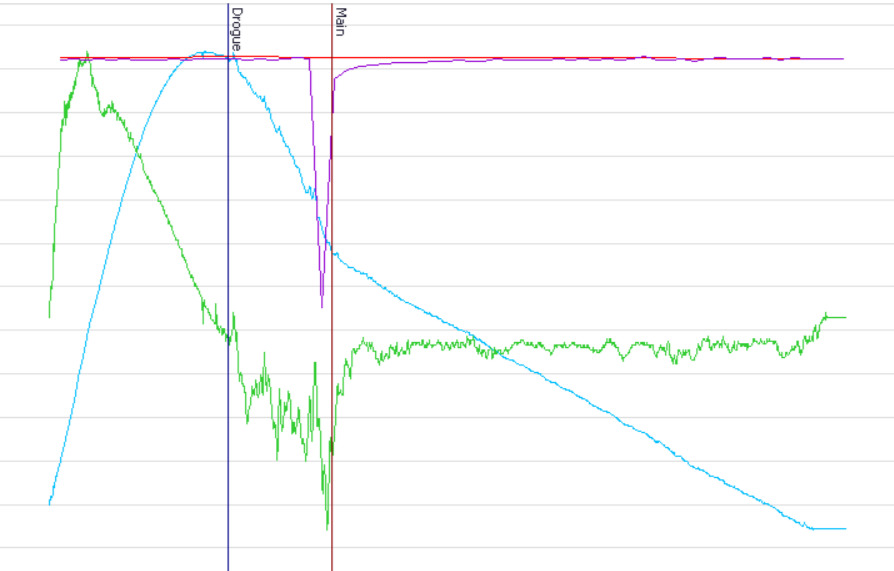
#> input picture 2024_lanin_data/croped.jpg, 894 x 571 px
$ jupyter execute data_from_photo.ipynb
#> lines starting #> are read from the running program, lines starting #| are printed output that depends on the picture; after the words box and inside, x2 and y2 are one past the last pixel; in counts of white or black regions, pixels touching at a corner belong together
[cell 1]
from PIL import Image
import matplotlib.pyplot as plt
import numpy as np
import cv2
import pandas as pd
from scipy.signal import savgol_filter

[cell 2]
# Load the uploaded flight data image
image_path = "croped.jpg"
img = Image.open(image_path)
#> img is the input picture: PIL image 894x571 RGB; mean R, G, B 250.1, 251.2, 250.7

# Display the image for manual inspection and alignment
plt.figure(figsize=(12, 6))
plt.imshow(img)
plt.title("Flight Data Image")
plt.axis("on")
plt.show()

[cell 3]
# Convert image to OpenCV format and grayscale
img_cv = np.array(img)
gray = cv2.cvtColor(img_cv, cv2.COLOR_RGB2GRAY)
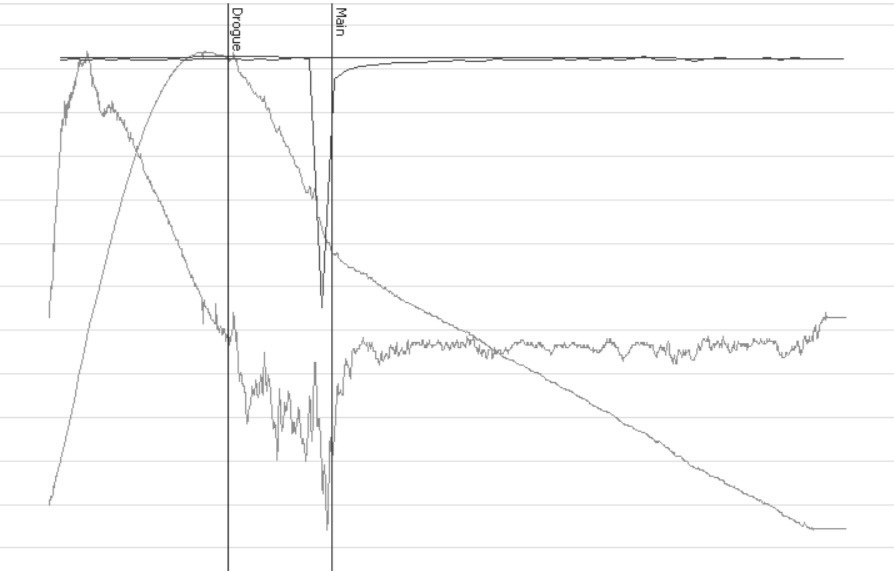
#> gray: shape (571, 894); min 35, max 255, mean 250.8

# Apply edge detection
edges = cv2.Canny(gray, threshold1=50, threshold2=150)
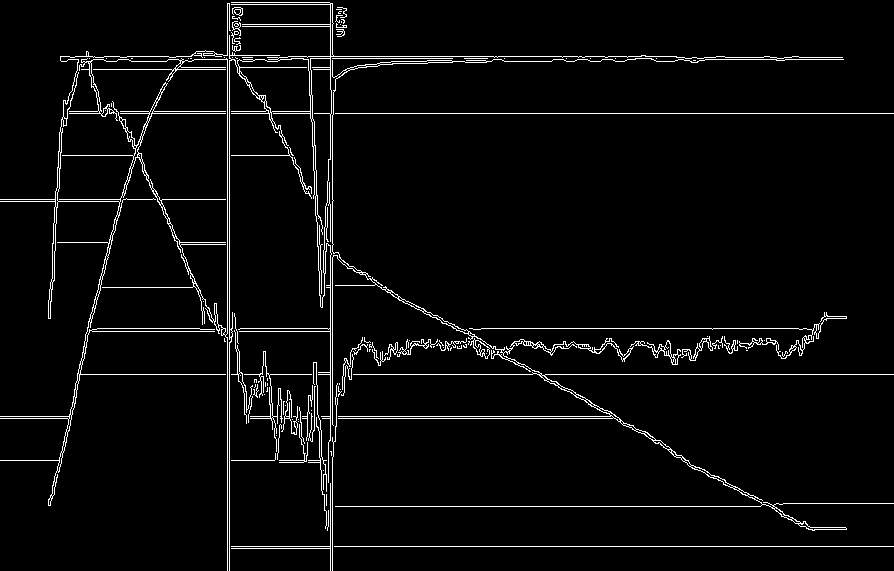
#> edges: shape (571, 894); 3.7% white in thin lines or dots

# Display edges to help identify curves
plt.figure(figsize=(12, 6))
plt.imshow(edges, cmap='gray')
plt.title("Detected Edges")
plt.axis("off")
plt.show()

[cell 4]
# Convert image to HSV to isolate colors
hsv = cv2.cvtColor(img_cv, cv2.COLOR_RGB2HSV)
#> hsv: shape (571, 894, 3); mean H, S, V 9.8, 4.5, 252.9

# Define color ranges to mask green (velocity) and cyan (altitude)
green_lower = np.array([40, 50, 50])
green_upper = np.array([90, 255, 255])

cyan_lower = np.array([80, 50, 50])
cyan_upper = np.array([100, 255, 255])

# Create masks for green and cyan
mask_green = cv2.inRange(hsv, green_lower, green_upper)
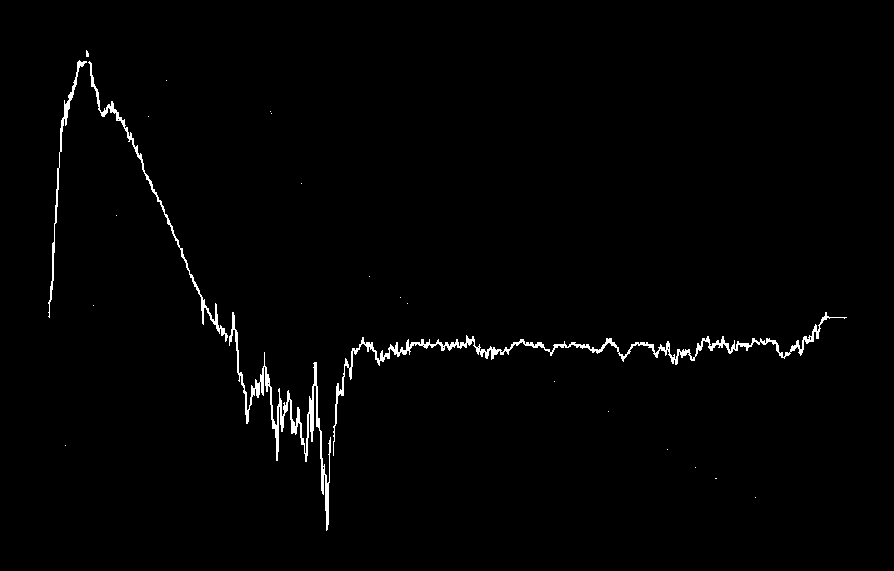
#> mask_green: shape (571, 894); 1.3% white; 22 white regions (18 under 20 px), largest, box (x1, y1, x2, y2) and area: (333, 312, 847, 456) 2779, (229, 312, 331, 531) 2186, (88, 61, 228, 342) 995, (48, 60, 87, 318) 624
mask_cyan = cv2.inRange(hsv, cyan_lower, cyan_upper)
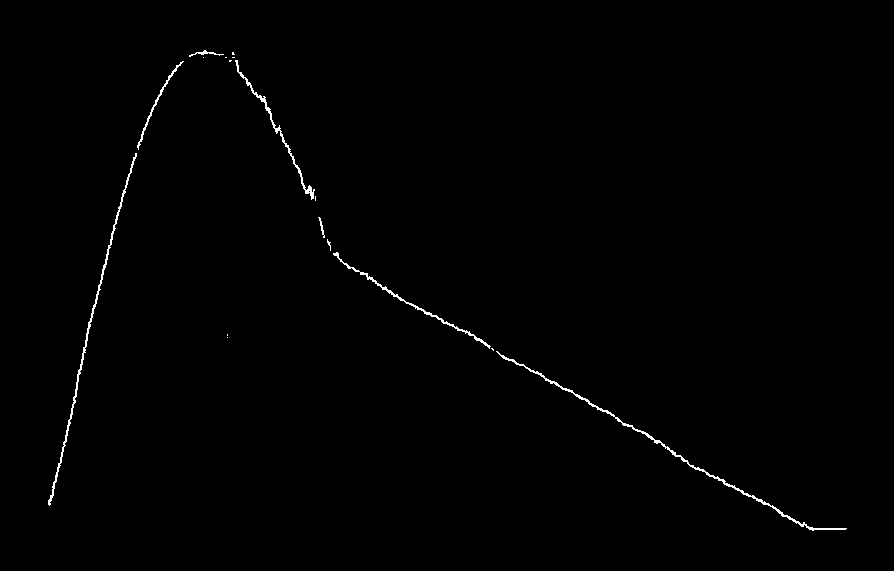
#> mask_cyan: shape (571, 894); 0.59% white in thin lines or dots, all inside (x1, y1, x2, y2) = (48, 50, 847, 531)

# Get non-zero pixel coordinates
green_coords = np.column_stack(np.where(mask_green > 0))
#> green_coords = 6619 pairs, first value 50 to 530, second value 48 to 846
cyan_coords = np.column_stack(np.where(mask_cyan > 0))
#> cyan_coords = 3014 pairs, first value 50 to 530, second value 48 to 846

# Display masked results
fig, ax = plt.subplots(1, 2, figsize=(16, 6))
ax[0].imshow(mask_green, cmap="Greens")
ax[0].set_title("Green (Velocity) Mask")
ax[1].imshow(mask_cyan, cmap="Blues")
ax[1].set_title("Cyan (Altitude) Mask")
plt.show()

[cell 5]
# Función para convertir coordenadas de píxel a valores reales
def pixel_to_data(coords, x_pix_min, x_pix_max, x_val_min, x_val_max,
                         y_pix_min, y_pix_max, y_val_min, y_val_max):
#> called with coords = array of shape (3014, 2), x_pix_min = 50, x_pix_max = 850, x_val_min = 0, x_val_max = 65, y_pix_min = 30, y_pix_max = 520, y_val_min = -200
    x_pix = coords[:, 1]
#> x_pix = 3014 values, max 846 at index 2974, min 48 at index 2768, mean 362.5
    y_pix = coords[:, 0]
#> y_pix = 3014 values from 50 to 530
    x_val = ((x_pix - x_pix_min) / (x_pix_max - x_pix_min)) * (x_val_max - x_val_min) + x_val_min
#> x_val = 3014 values, max 64.67 at index 2974, min -0.163 at index 2768, mean 25.39
    y_val = ((y_pix - y_pix_min) / (y_pix_max - y_pix_min)) * (y_val_min - y_val_max) + y_val_max
#> y_val = 3014 values, max 2102 at index 0, min -249 at index 3012, mean 840.9
    return np.column_stack((x_val, y_val))

# Coordenadas de píxeles del área del gráfico (estimadas del gráfico original)
x_pix_min, x_pix_max = 50, 850   # eje X: tiempo
y_pix_min, y_pix_max = 30, 520   # eje Y

# Rango de valores del gráfico
t_min, t_max = 0, 65            # tiempo en segundos
alt_min, alt_max = -200, 2200   # altura en metros
vel_min, vel_max = -80, 100     # velocidad en m/s

# Convertir las coordenadas
altitude_data = pixel_to_data(cyan_coords, x_pix_min, x_pix_max, t_min, t_max,
                                            y_pix_min, y_pix_max, alt_min, alt_max)
#> altitude_data = 3014 pairs, first value -0.163 to 64.67, second value -249 to 2102
velocity_data = pixel_to_data(green_coords, x_pix_min, x_pix_max, t_min, t_max,
                                            y_pix_min, y_pix_max, vel_min, vel_max)
#> velocity_data = 6619 pairs, first value -0.163 to 64.67, second value -83.67 to 92.65

Extraer los csv para procesar algunos datos a mano

[cell 6]
df = pd.DataFrame({
    'Time (s)': altitude_data[:, 0],
    'Altitude (m)': altitude_data[:, 1]
})
#> df = table of 3014 rows and 2 columns
df.to_csv('raw_altitude_flight_data.csv', index=False)

df = pd.DataFrame({
    'Time (s)': velocity_data[:, 0],
    'Velocity (m/s)': velocity_data[:, 1]
})
#> df = table of 6619 rows and 2 columns
df.to_csv('raw_velocity_flight_data.csv', index=False)

## Process data

Los archivos tienen muchos datos inecesarios y si no se eliminan la aceleración no tiene sentido. Los elimine a mano con excel

[cell 7]
df_clean = pd.read_csv('processed_flight_data.csv')
#> (reads 2024_lanin_data/processed_flight_data.csv from the repository)

plt.figure(figsize=(12, 6))
plt.plot(df_clean['Time (s)'], df_clean['Altitude (m)'], label='Altitude (m)', color='green')
plt.plot(df_clean['Time (s)'], df_clean['Velocity (m/s)']*15, label='Velocity (1,5 . 10^-1 m/s)', color='blue')
plt.plot(df_clean['Time (s)'], savgol_filter(df_clean['Acceleration (m/s²)'], window_length=11, polyorder=3)*15, label='Acceleration (1,5 . 10^-1 m/s²)', color='orange')
# plt.plot(df_clean['Time (s)'], df_clean['Acceleration (m/s²)']*10, label='Acceleration (10^-1 m/s)', color='orange')

plt.xlabel('Time (s)')
plt.grid(True)
plt.legend()
plt.show()
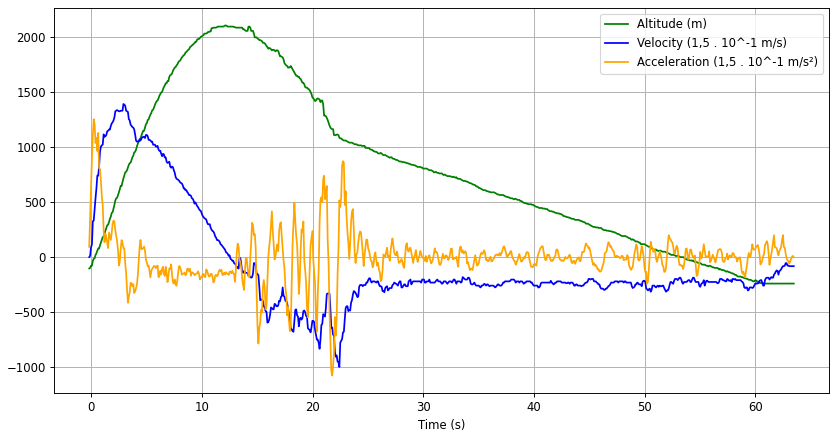
#> figure drawn by matplotlib, 1 panel; curve peaks at x = 12.11, y = 2102; curve peaks at x = 2.92, y = 1389.8; curve peaks at x = 0.244, y = 1251.9

Para mejor aproximacion hay que suavizar la velocidad. Los datos hasta APOGEE tienen menos ruido y son los que me importa analizar así solo tomo ese rango de datos

[cell 8]
df = pd.read_csv("apogee.csv")
#> (reads 2024_lanin_data/apogee.csv from the repository)

[cell 9]
# Plot
plt.figure(figsize=(12, 6))
plt.plot(df['Time (s)'], df['Altitude (m)'], label='Altitude', color='green')
plt.plot(df['Time (s)'], df['Velocity (m/s)'], label='Velocity', color='blue')
plt.plot(df['Time (s)'], df['Acceleration (m/s²)'], label='Accel', color='red')

plt.xlabel('Time (s)')
plt.grid(True)
plt.legend()
plt.show()
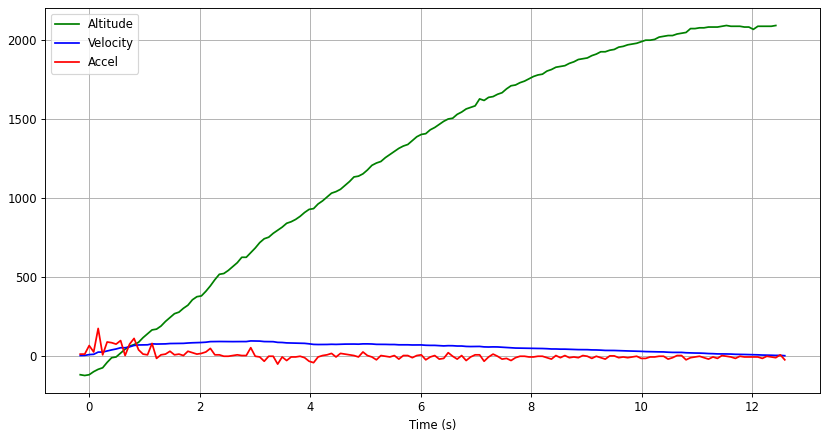
#> figure drawn by matplotlib, 1 panel

[cell 10]
altitude = savgol_filter(df['Altitude (m)'], window_length=11, polyorder=3)
velocity = savgol_filter(df['Velocity (m/s)'], window_length=11, polyorder=3)
smooth_acceleration = np.gradient(velocity, 0.08125)
acceleration = np.gradient(df['Velocity (m/s)'], 0.08125)

[cell 11]
import math

[cell 12]
print("float acceleration [] = [")
num = 0
for a in acceleration:
    if not math.isnan(a):
        num += 1
        print(f"{a},")
print("];")
num

[cell 13]
calculated_vel = [0.367347, 2.204082, 5.418367, 11.112245, 18.642857, 24.061224, 29.295918, 35.816326, 42.336735, 47.663265, 51.061226, 56.204082, 62.816326, 66.673470, 67.867348, 69.795921, 72.642860, 73.561226, 73.561226, 74.571426, 75.948975, 76.867340, 77.326523, 78.061218, 79.530609, 81.000000, 82.010201, 83.204079, 85.316322, 87.704079, 88.897957, 88.897957, 88.714287, 88.438774, 88.438774, 88.622444, 88.622444, 89.632645, 91.561218, 92.204079, 91.010201, 89.265305, 88.255104, 86.877556, 84.397964, 82.285721, 80.632660, 79.438782, 78.795921, 78.153061, 76.775513, 74.112244, 71.357140, 70.071426, 69.979591, 70.438774, 70.897957, 71.081627, 71.632645, 72.367340, 72.734688, 72.642853, 72.734688, 73.469383, 73.744896, 72.826530, 71.540817, 70.897957, 70.530609, 70.071426, 69.428566, 68.510201, 68.510201, 68.234688, 67.683670, 67.500000, 67.132652, 65.938774, 65.020409, 64.377548, 63.091835, 63.091835, 63.367344, 63.091835, 62.081631, 60.979591, 59.510204, 58.591835, 58.683670, 58.224487, 56.663261, 56.663261, 56.755096, 56.295914, 54.918362, 53.081627, 51.153057, 49.867344, 49.316322, 48.857140, 48.214283, 47.571426, 47.112244, 46.561222, 45.459183, 44.265305, 43.530609, 42.979588, 42.428566, 41.693871, 40.775505, 40.040810, 39.673462, 39.122440, 38.204075, 37.377544, 36.275505, 35.035709, 34.438770, 34.025505, 33.244892, 32.326527, 31.408159, 30.673466, 29.938772, 28.744894, 27.459179, 26.540812, 25.897955, 25.438772, 24.704079, 23.418364, 22.408159, 22.408159, 21.857140, 20.479588, 19.193872, 18.459179, 17.816322, 16.714281, 15.336730, 14.142853, 13.224485, 12.765302, 12.397955, 11.571424, 10.561220, 9.826527, 9.183669, 8.448976, 7.714282, 6.795914, 5.785710, 5.051016, 4.316322, 3.673465, 3.030608]
len(calculated_vel)

[cell 14]
plt.figure(figsize=(12, 6))
# plt.plot(df['Time (s)'], altitude, label='Altitude', color='green')
plt.plot(df['Time (s)'][0:157], velocity[0:157], label='smooth Velocity', color='blue')
plt.plot(df['Time (s)'][0:157], calculated_vel, label='calculated vel', color='red')
plt.plot(df['Time (s)'][0:157], acceleration[0:157], label='smooth Accel', color='orange')
plt.plot(df['Time (s)'][0:157], smooth_acceleration[0:157], label='Accel', color='green')

plt.xlabel('Time (s)')
plt.grid(True)
plt.legend()
plt.show()
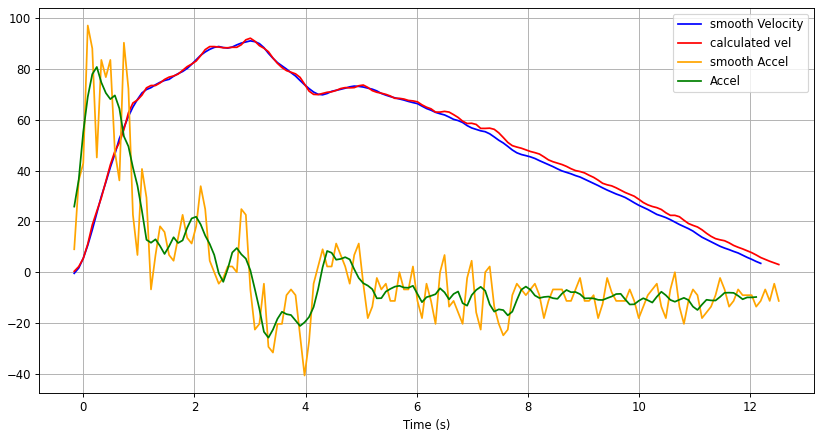
#> figure drawn by matplotlib, 1 panel; curve peaks at x = 3.01, y = 92.2; curve peaks at x = 0.0813, y = 97.21

## Data for testbench

[cell 15]
altitude_tb = df_clean['Altitude (m)']
velocity_tb = savgol_filter(df_clean['Velocity (m/s)'], window_length=11, polyorder=3)
acceleration_tb = np.gradient(velocity, 0.08125)

plt.figure(figsize=(12, 6))
plt.plot(df_clean['Time (s)'], altitude_tb, label='Altitude (m)', color='green')

plt.xlabel('Time (s)')
plt.grid(True)
plt.legend()
plt.show()
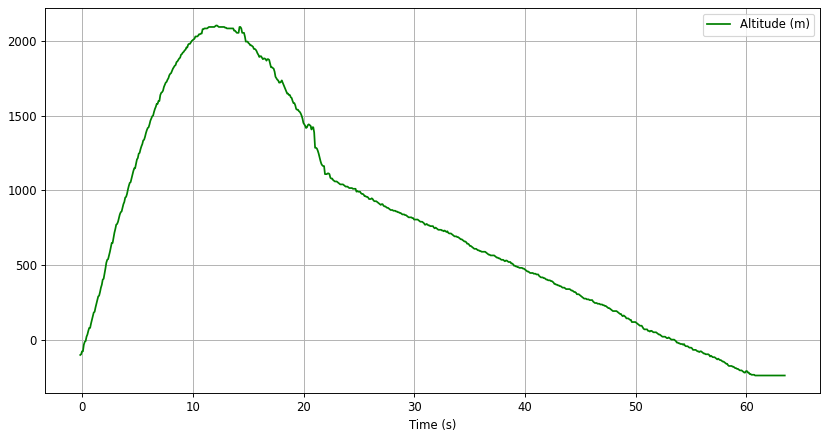
#> figure drawn by matplotlib, 1 panel; curve peaks at x = 12.11, y = 2102

plt.figure(figsize=(12, 6))
plt.plot(df_clean['Time (s)'], acceleration_tb[:df_clean['Time (s)'].shape[0]], label='Accel (m/s²)', color='blue')

plt.xlabel('Time (s)')
plt.grid(True)
plt.legend()
plt.show()
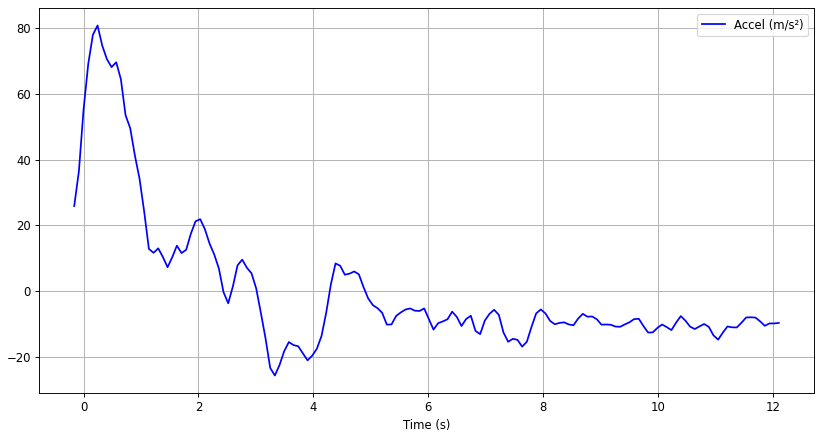
#> figure drawn by matplotlib, 1 panel

### Create C++ testbench

[cell 16]
print("int16_t altitude_tb [] = {")
for alt in altitude_tb:
    if not math.isnan(alt):
        print(f"{int(alt)},")
print("};\n")

print("float acceleration_tb [] = {")
for acc in acceleration_tb:
    if not math.isnan(acc):
        print(f"{acc},")
print("};")

[cell 17]
from scipy.interpolate import interp1d

[cell 18]
# Parámetros de muestreo
original_dt = 0.08125  # 81.25 ms entre muestras
target_dt = 0.005      # 5 ms

# Vector de tiempo original
t_original = np.arange(len(acceleration_tb[:150])) * original_dt

# Vector de tiempo nuevo
t_interp = np.arange(0, t_original[-1], target_dt)

# Interpolación lineal
interp_func = interp1d(t_original, acceleration_tb[:150], kind='linear')
acc_interp = interp_func(t_interp)

noise_std = 2  # Ajustá el nivel de ruido deseado
acc_noisy = acc_interp + np.random.normal(0, noise_std, size=acc_interp.shape)

# Gráfico
plt.figure(figsize=(12, 6))
# plt.plot(t_original, acceleration, label='Original', marker='o', linestyle='None', markersize=3)
plt.plot(df_clean['Time (s)']+0.1, acceleration_tb[:df_clean['Time (s)'].shape[0]], label='smooth Accel', color='orange')
plt.plot(t_interp, acc_noisy, label='Interpolado (lineal)', linewidth=1)
plt.xlabel("Tiempo [s]")
plt.ylabel("Aceleración [m/s²]")
plt.title("Interpolación lineal sobre señal ruidosa")
plt.legend()
plt.grid(True)
plt.tight_layout()
plt.show()
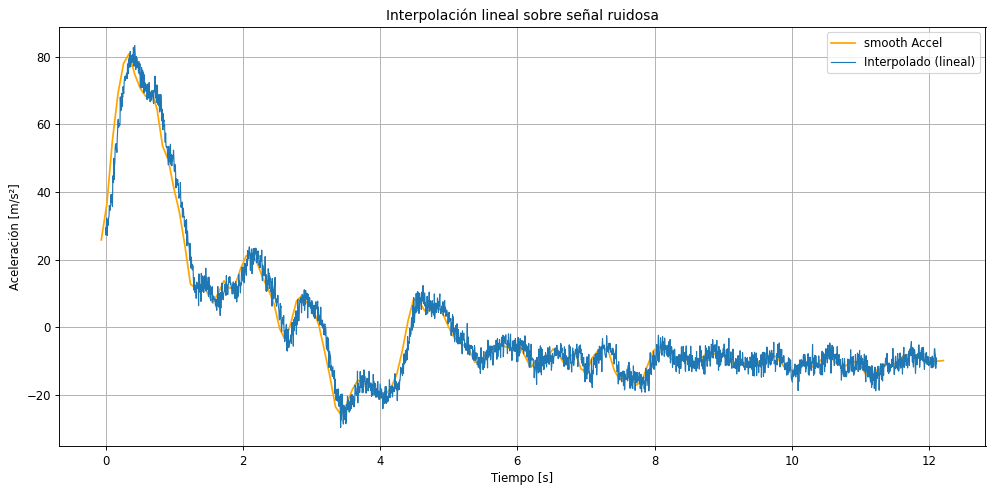
#> figure drawn by matplotlib, 1 panel; curve peaks at x = 0.425, y = 83.25

print(f"size acc_noisy:{acc_noisy.shape}, size t_interp:{t_interp.shape}")

[cell 19]
# Guardar en archivo .h
header_content = "#ifndef INTERPOLATED_DATA_H\n#define INTERPOLATED_DATA_H\n\n"
header_content += f"const double aceleraciones[{len(acc_noisy)}] = {{"
header_content += ",".join([f"{val:.6f}" for val in acc_noisy])
header_content += "};\n\n"

header_content += f"const double tiempos[{len(t_interp)}] = {{"
header_content += ",".join([f"{val:.6f}" for val in t_interp])
header_content += "};\n\n#endif // INTERPOLATED_DATA_H\n"

with open("test_bench_data.h", "w") as f:
    f.write(header_content)

[cell 20]
print("int16_t altitude_tb [] = {")
for alt in altitude_tb:
    if not math.isnan(alt):
        print(f"{int(alt)},")
print("};\n")

print("float acceleration_tb [] = {")
for acc in acceleration_tb[:df_clean['Time (s)'].shape[0]]:
    if not math.isnan(acc):
        print(f"{acc},")
print("};")

print("float time [] = {")
for t in t_interp:
    if not math.isnan(t):
        print(f"{t},")
print("};\n")
